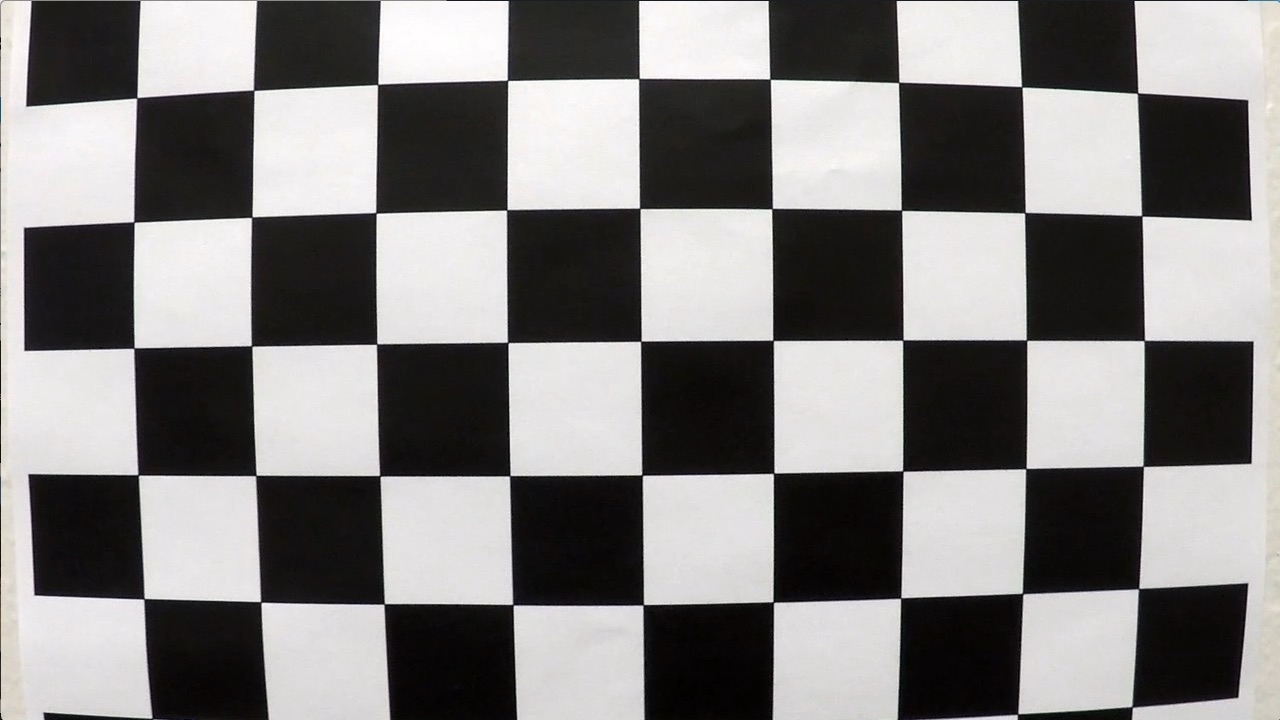
#> input picture img_camera_cal/calibration1.jpg, 1280 x 720 px
$ python -i image_processing.py   (imports and definitions only)   (older library calls are emulated)
#> lines starting #> are read from the running program, lines starting #| are printed output that depends on the picture; after the words box and inside, x2 and y2 are one past the last pixel; in counts of white or black regions, pixels touching at a corner belong together
#> further down, picture is the input picture: shape (720, 1280, 3); mean B, G, R 127.8, 128.4, 130.1
import numpy as np
import cv2

# [118 lines left out: functions abs_sobel_thresh, mag_thresh, dir_thresh, get_combined_gradients, channel_thresh, channel_thresh, not called in this run]


def canny_edge_detection(image):
    orig_rows=540
    #orig_cols=960
    rows, cols = image.shape[:2]
    #print("pp1",rows, cols)
    gray = cv2.cvtColor(image, cv2.COLOR_BGR2GRAY)
    blurred = cv2.GaussianBlur(gray, (7, 7), 0)
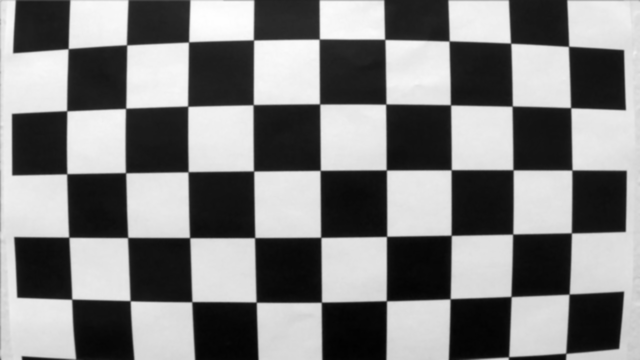
#> blurred: shape (720, 1280) (shown at 1/2 size); min 1, max 254, mean 129
    edges = cv2.Canny(blurred, 30, 150)
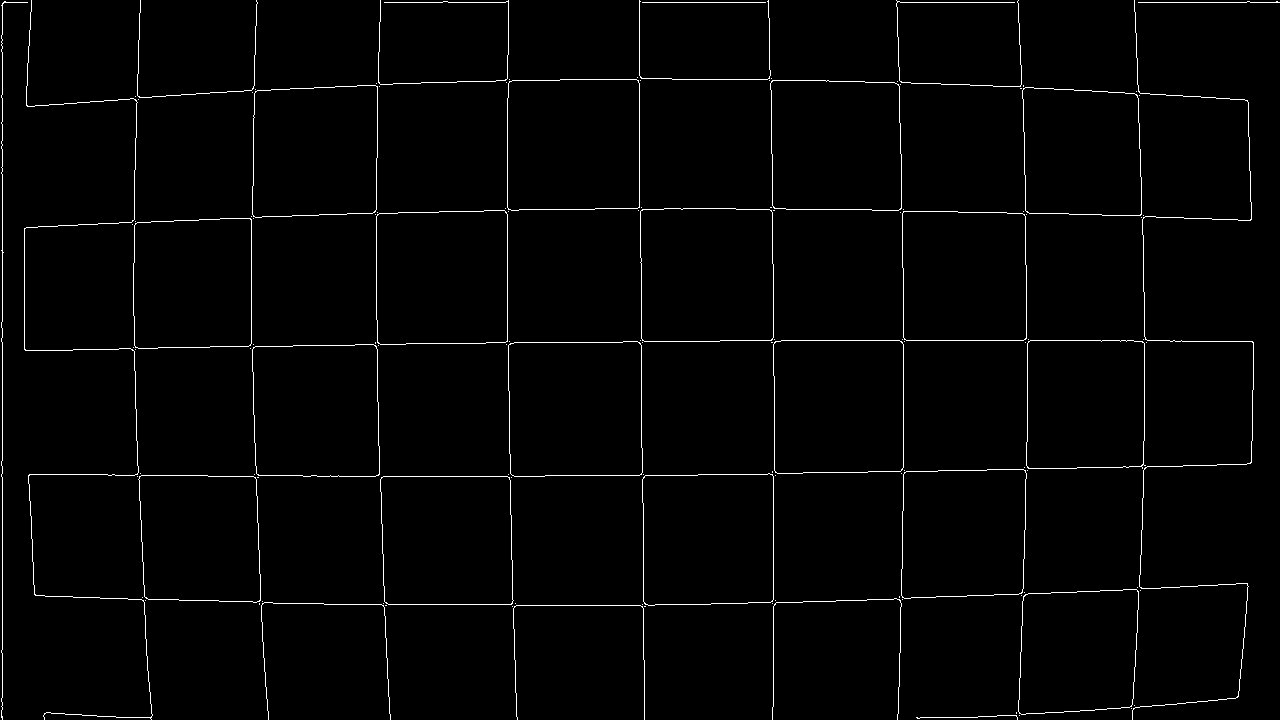
#> edges: shape (720, 1280); 1.6% white in thin lines or dots

    scale_y = rows / orig_rows

    # Adatta dinamicamente i valori di ritaglio
    crop_top = int(220 * scale_y)
    crop_bottom = int(12 * scale_y)

    # Esegui il ritaglio scalato
    edges_cropped = edges[crop_top:rows - crop_bottom, 0:cols]
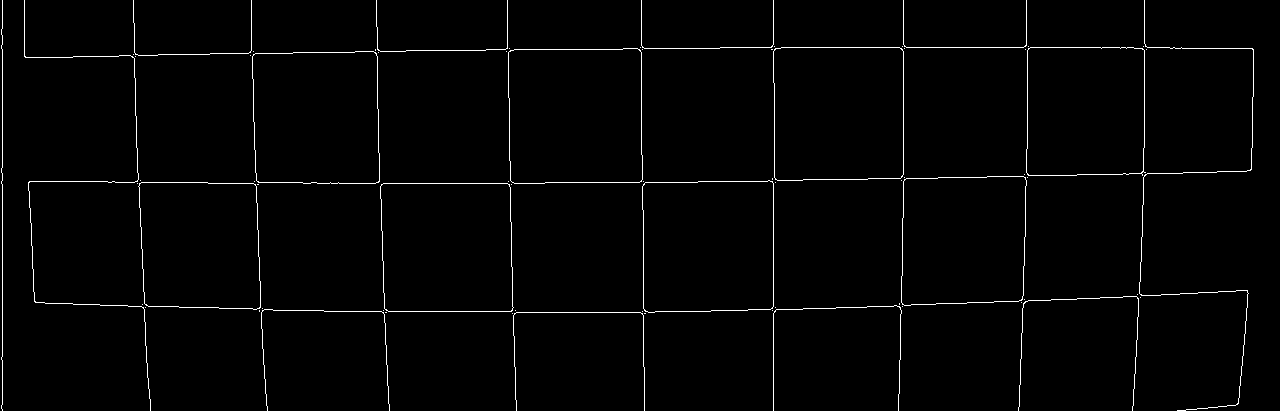
#> edges_cropped: shape (411, 1280); 1.6% white in thin lines or dots
    return edges_cropped

# [109 lines left out: functions get_combined_hls, filter_lane_lines, remove_unwanted_objects, combine_grad_hls, not called in this run]

>>> import cv2
>>> picture = cv2.imread('../../img_camera_cal/calibration1.jpg')
>>> result = canny_edge_detection(picture)

$ run again, on img_camera_cal/calibration10.jpg
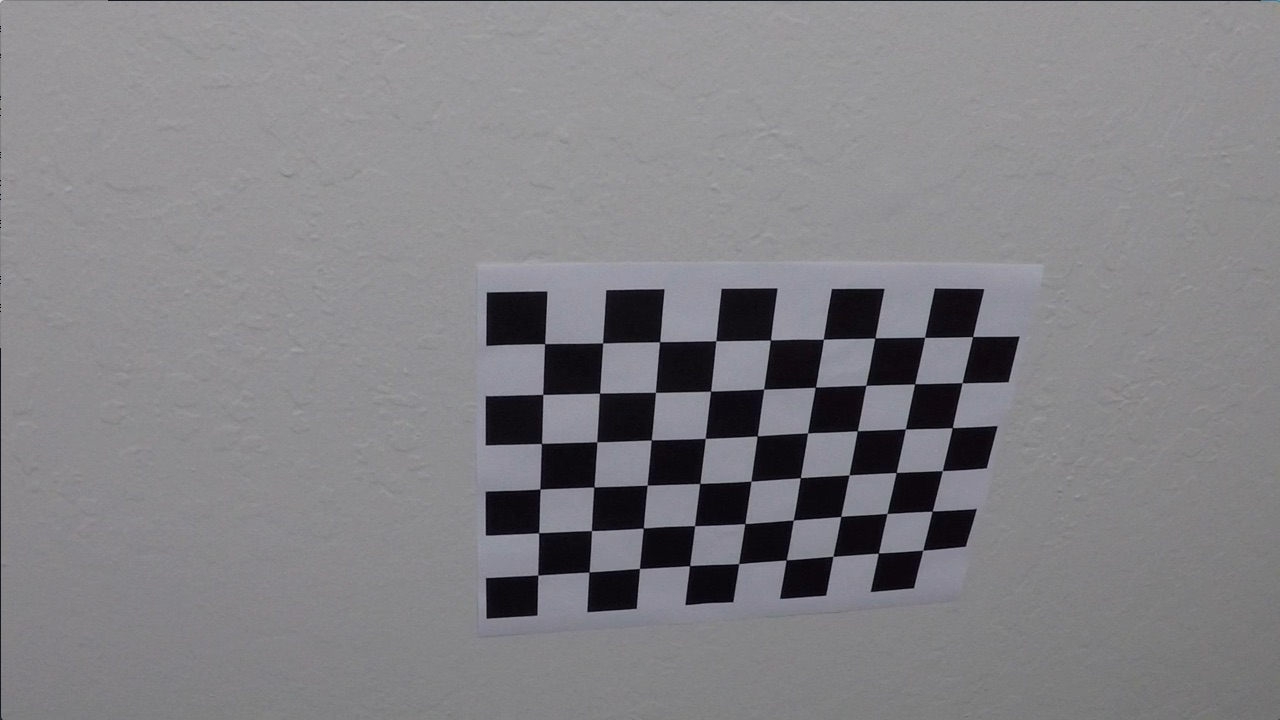
#> input picture img_camera_cal/calibration10.jpg, 1280 x 720 px
#> picture is the input picture: shape (720, 1280, 3); mean B, G, R 133.1, 129.4, 130.2
#> in canny_edge_detection, `edges = cv2.Canny(blurred, 30, 150)`:
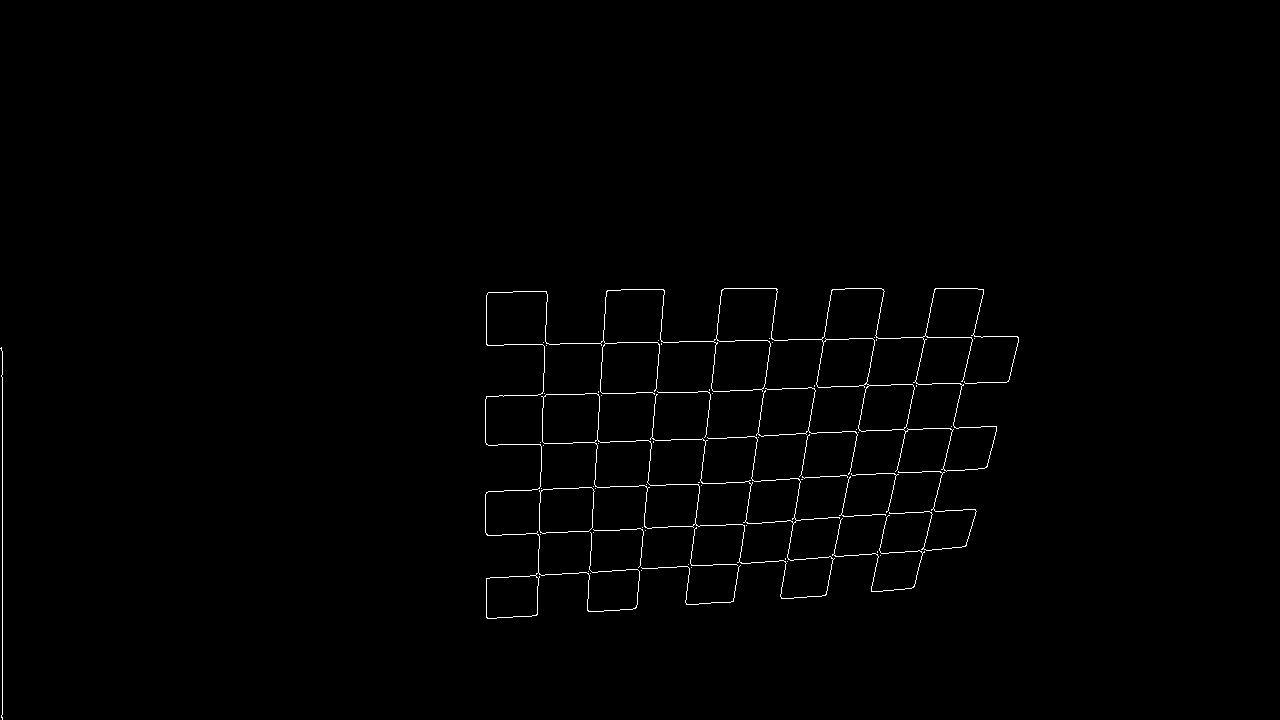
#> edges: shape (720, 1280); 0.76% white in thin lines or dots, all inside (x1, y1, x2, y2) = (0, 288, 1019, 720)
#> in canny_edge_detection, `edges_cropped = edges[crop_top:rows - crop_bottom, 0:cols]`:
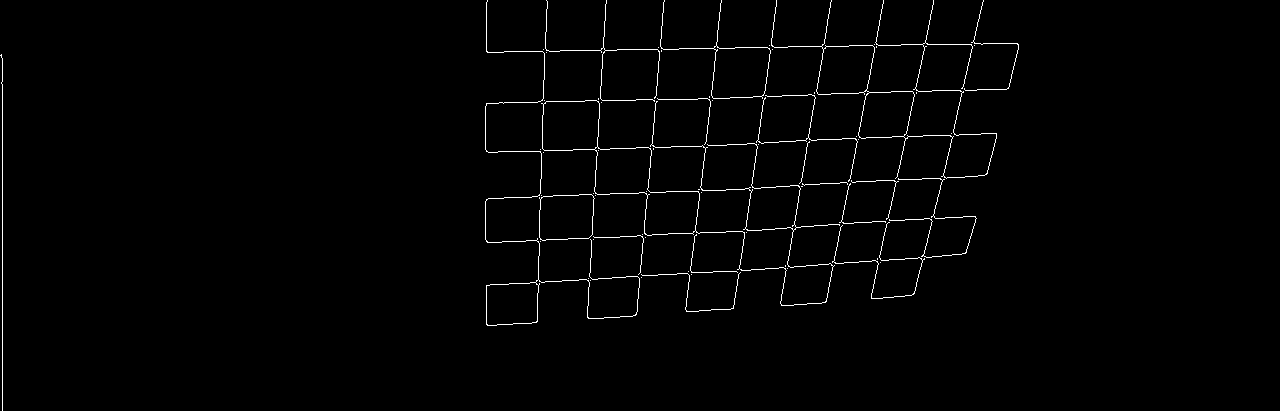
#> edges_cropped: shape (411, 1280); 1.3% white in thin lines or dots, all inside (x1, y1, x2, y2) = (0, 0, 1019, 411)

$ run again, on img_camera_cal/calibration11.jpg
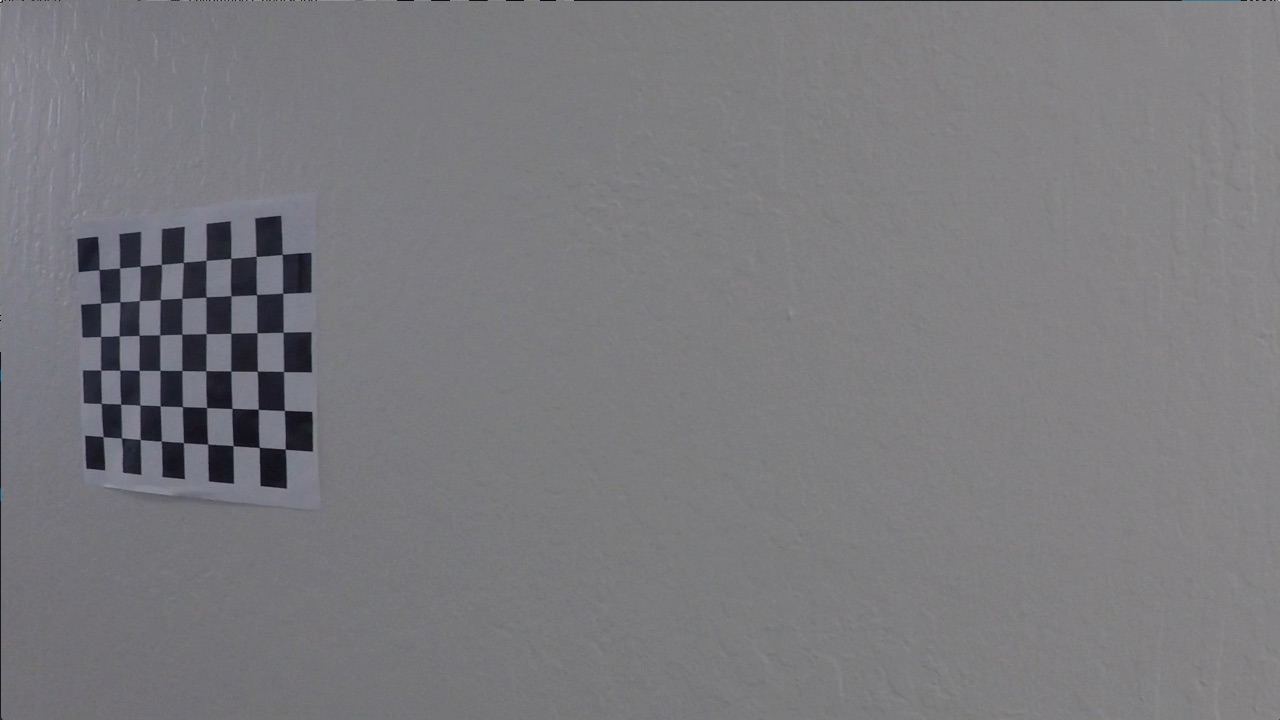
#> input picture img_camera_cal/calibration11.jpg, 1280 x 720 px
#> picture is the input picture: shape (720, 1280, 3); mean B, G, R 125.2, 121.7, 122.2
#> in canny_edge_detection, `edges = cv2.Canny(blurred, 30, 150)`:
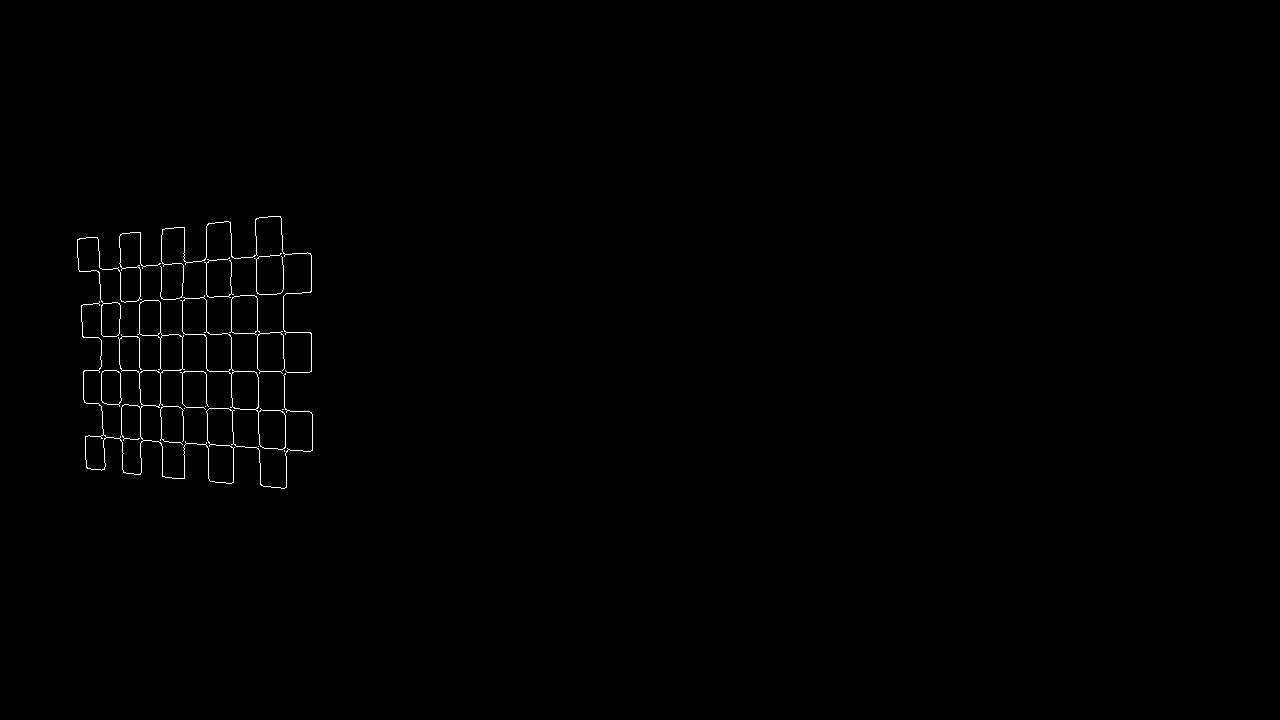
#> edges: shape (720, 1280); 0.44% white in thin lines or dots, all inside (x1, y1, x2, y2) = (77, 216, 313, 489)
#> in canny_edge_detection, `edges_cropped = edges[crop_top:rows - crop_bottom, 0:cols]`:
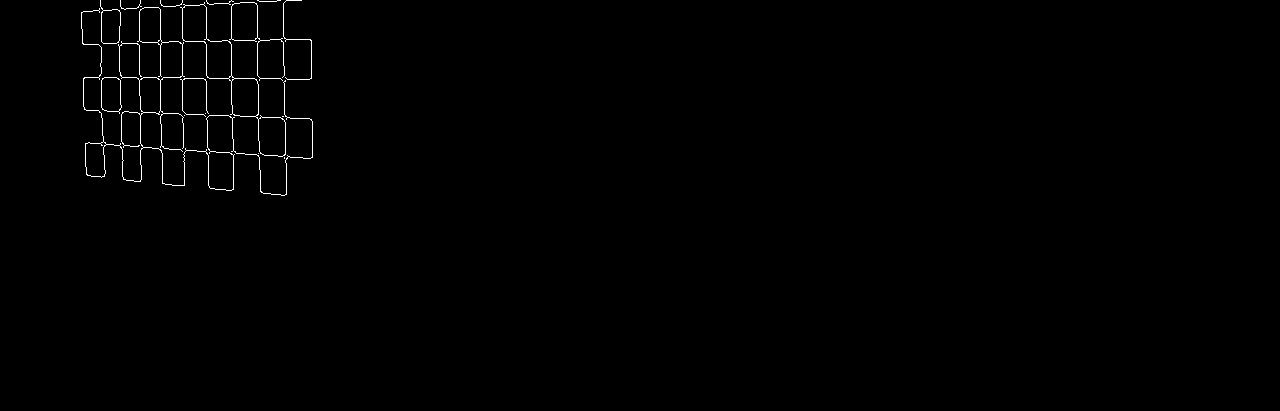
#> edges_cropped: shape (411, 1280); 0.57% white in thin lines or dots, all inside (x1, y1, x2, y2) = (81, 0, 313, 196)
